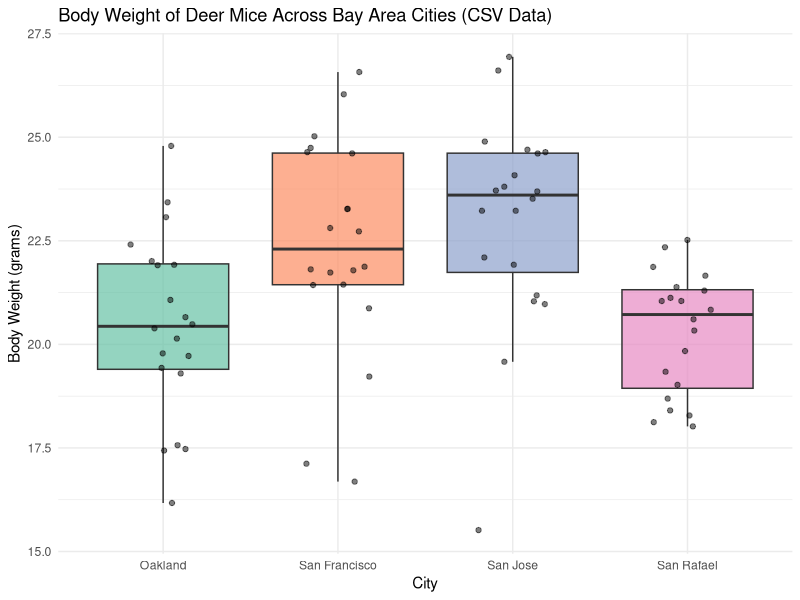

R code for this plot:
## ---- chunk 1
library(tidyverse)
set.seed(42)
## ---- chunk 2
# Load csv data
csv_data <- read.csv("mock_body_weight_data.csv")
head(csv_data)
## ---- chunk 3
# Mock Data
mock_data <- data.frame(
  mouse_id = 1:80,
  city = rep(c("San Francisco", "Oakland", "San Jose", "San Rafael"), each = 20),
  body_weight = c(rnorm(20, mean = 22, sd = 2),
                  rnorm(20, mean = 21, sd = 2),
                  rnorm(20, mean = 23, sd = 2.5),
                  rnorm(20, mean = 20, sd = 1.8))
)

head(mock_data)
## ---- chunk 4
# One-way ANOVA
anova_result_csv <- aov(body_weight ~ city, data = csv_data)
summary(anova_result_csv)

# Post hoc test
TukeyHSD(anova_result_csv)

# Plot
ggplot(csv_data, aes(x = city, y = body_weight, fill = city)) +
  geom_boxplot(outlier.shape = NA, alpha = 0.7) +
  geom_jitter(width = 0.2, alpha = 0.5) +
  scale_fill_brewer(palette = "Set2") +
  labs(
    title = "Body Weight of Deer Mice Across Bay Area Cities (CSV Data)",
    x = "City",
    y = "Body Weight (grams)"
  ) +
  theme_minimal() +
  theme(legend.position = "none")
